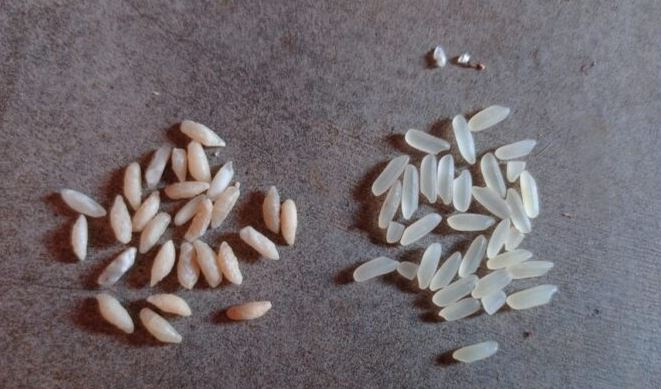
#> input picture example_imagery/seeds/test1.JPG, 661 x 389 px
$ python -i image_functions.py   (imports and definitions only)   (older library calls are emulated)
#> lines starting #> are read from the running program, lines starting #| are printed output that depends on the picture; after the words box and inside, x2 and y2 are one past the last pixel; in counts of white or black regions, pixels touching at a corner belong together
#> further down, picture is the input picture: shape (389, 661, 3); mean B, G, R 111, 106.6, 113.8
from PIL import Image, ImageOps, ImageFilter
from skimage.transform import SimilarityTransform
from skimage.filters import difference_of_gaussians
from skimage.draw import line_aa
from skimage.transform import warp
from pathlib import Path
from itertools import product
from math import cos, sin, radians
import os
import numpy as np
import random
import math
from scipy import ndimage
from scipy.spatial import ConvexHull
import scipy.signal

import cv2
import warnings

# [28 lines left out: functions cv2_array_type, pad_images, not called in this run]


def contours_from_image(img, kernel_size = (7,7), lowerlimit = 60,#(120,120,120),
                                          upperlimit = 255,#(255,255,255),
                                          areathreshhold = 0.85):

    #thresh = cv2.inRange(img.copy(), lowerlimit, upperlimit)
#> called with kernel_size = (7, 7), lowerlimit = 60, upperlimit = 255, areathreshhold = 0.85
    if len(img.shape)>2:
        imgray = cv2.cvtColor(img, cv2.COLOR_BGR2GRAY)
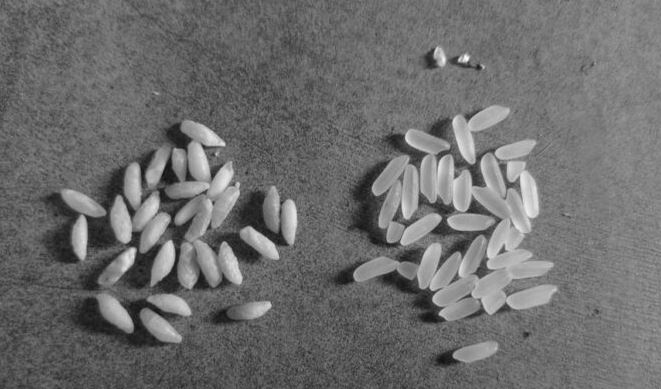
#> imgray: shape (389, 661); min 16, max 254, mean 109.2
    else:
        imgray = img

    ret, thresh = cv2.threshold(imgray, lowerlimit, upperlimit, 0)
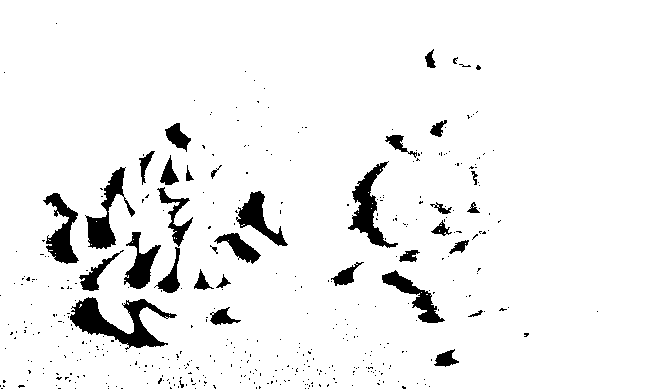
#> thresh: shape (389, 661); 94.1% white; 428 black regions (396 under 20 px), largest, box (x1, y1, x2, y2) and area: (70, 297, 177, 350) 2181, (348, 161, 398, 248) 1399, (85, 167, 135, 249) 1304
#> ret = 60
    kernel = cv2.getStructuringElement(cv2.MORPH_ELLIPSE, kernel_size)
    morph = cv2.morphologyEx(thresh, cv2.MORPH_OPEN, kernel)
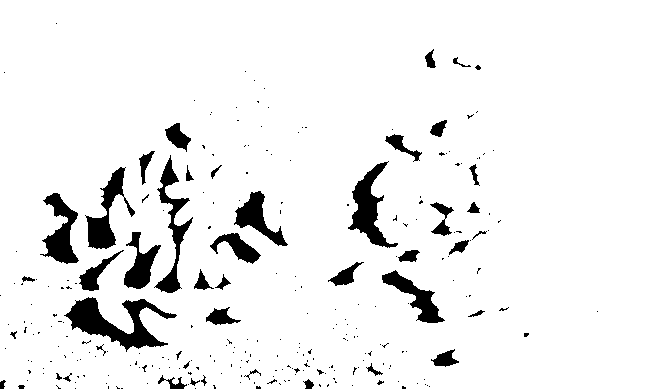
#> morph: shape (389, 661); 93.4% white; 271 black regions (226 under 20 px)
    if morph.dtype == float:
        morph = morph.astype(np.uint8)
    contours, _ = cv2.findContours(morph, cv2.RETR_TREE, cv2.CHAIN_APPROX_SIMPLE)
#> contours = 321 contours, 266 with area under 20; largest, box (x1, y1, x2, y2) and area: (0, 0, 661, 389) 255754, (63, 296, 178, 353) 2565, (347, 161, 399, 249) 1694, (154, 154, 194, 294) 1534, (85, 166, 126, 250) 1408
    trend = np.quantile([cv2.contourArea(cnt) for cnt in contours],areathreshhold)
#> trend = 26

    cntfilter = [cnt for cnt in contours if cv2.contourArea(cnt) >= trend]
#> cntfilter = 49 contours; largest, box (x1, y1, x2, y2) and area: (0, 0, 661, 389) 255754, (63, 296, 178, 353) 2565, (347, 161, 399, 249) 1694, (154, 154, 194, 294) 1534, (85, 166, 126, 250) 1408

    return cntfilter

# [801 lines left out: functions from_contours_to_mask, randomly_displace, register_image_shift, image_zoom, illumination_shift, image_rotation and 25 more, not called in this run]

>>> import cv2
>>> picture = cv2.imread('../example_imagery/seeds/test1.JPG')
>>> result = contours_from_image(picture)
#> result has the same summary as cntfilter in contours_from_image

$ run again, on example_imagery/seeds/test10.jpg
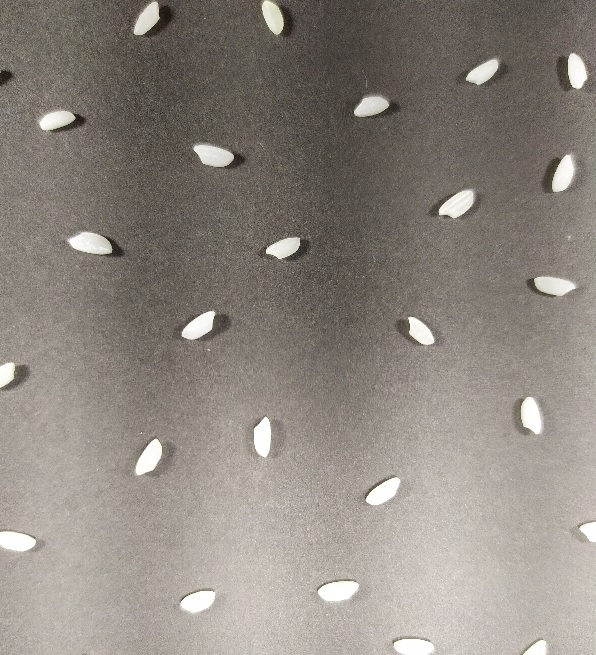
#> input picture example_imagery/seeds/test10.jpg, 596 x 655 px
#> picture is the input picture: shape (655, 596, 3); mean B, G, R 127.6, 135.1, 141.8
#> in contours_from_image, `ret, thresh = cv2.threshold(imgray, lowerlimit, upperlimit, 0)`:
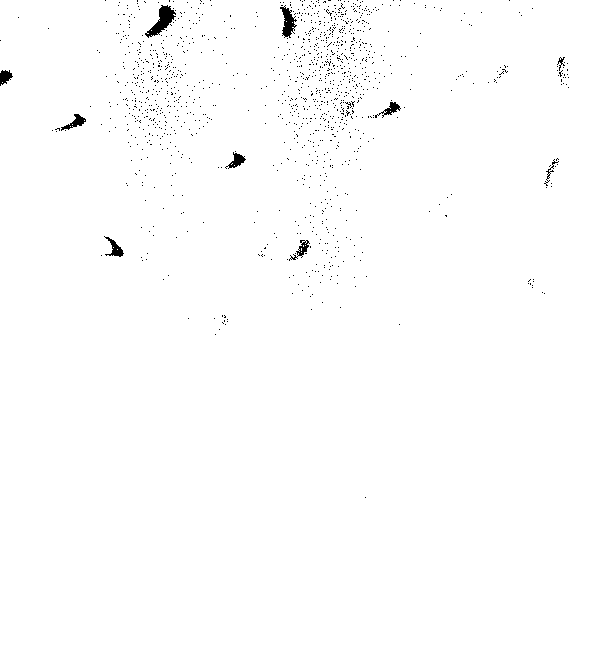
#> thresh: shape (655, 596); 99.2% white; 1282 black regions (1272 under 20 px), largest, box (x1, y1, x2, y2) and area: (145, 5, 176, 38) 410, (280, 5, 297, 38) 281, (104, 236, 124, 257) 158
#> ret = 60
#> in contours_from_image, `morph = cv2.morphologyEx(thresh, cv2.MORPH_OPEN, kernel)`:
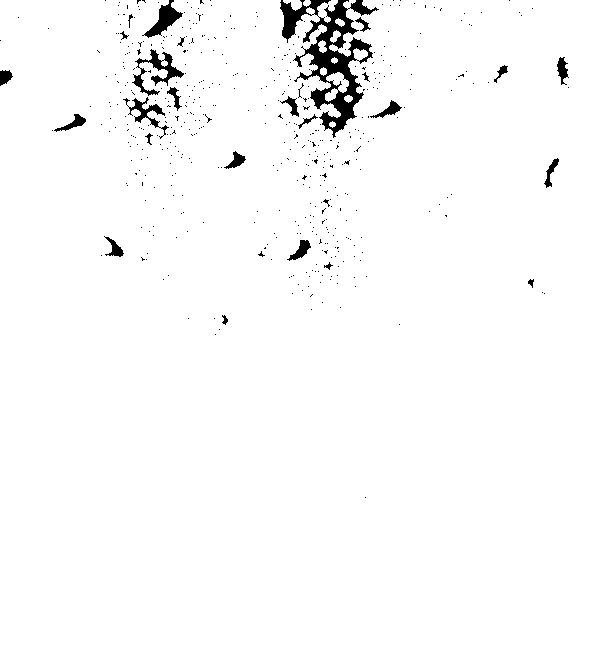
#> morph: shape (655, 596); 97.7% white; 491 black regions (466 under 20 px)
#> contours = 611 contours, 573 with area under 20; largest, box (x1, y1, x2, y2) and area: (0, 0, 596, 655) 382614, (134, 48, 185, 87) 624, (128, 96, 166, 129) 451, (325, 72, 349, 102) 302, (286, 239, 312, 262) 244
#> trend = 4
#> cntfilter = 104 contours, 66 with area under 20; largest, box (x1, y1, x2, y2) and area: (0, 0, 596, 655) 382614, (134, 48, 185, 87) 624, (128, 96, 166, 129) 451, (325, 72, 349, 102) 302, (286, 239, 312, 262) 244
#> result has the same summary as cntfilter in contours_from_image
